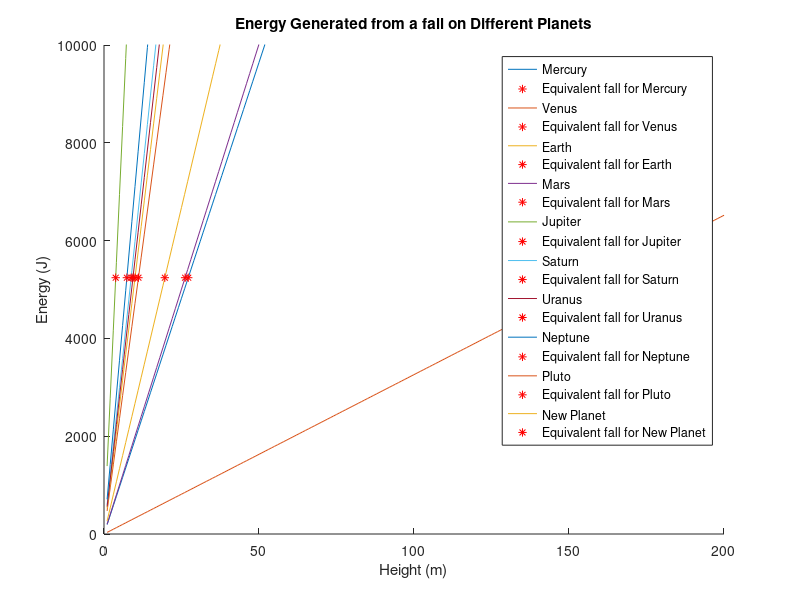

MATLAB code to generate this figure:
%Andrew Brown Homework 3 Problem 1

clc
clear
close all

%Physics of a harmful fall on different planets using loops

%Define given constants
massPounds=120; %mass in pounds
massKg=massPounds/2.246; %mass in kilograms
PlanetNames={'Mercury','Venus','Earth','Mars','Jupiter','Saturn','Uranus','Neptune','Pluto'}; %array of planet names
newPlanet=input('New Planet Gravity:'); %user input for a new planet's gravity in m/s^2
gValues=[3.61, 8.83, 9.81, 3.75, 26.0, 11.2, 10.5, 13.3, 0.61]; %accelerations due to gravity in m/s^2

%If the new planet is identical in size to an existing planet, say so, if
%not, add the new planet to gValues and run it through the rest of the
%code
if newPlanet~=gValues
    gValues(10)=newPlanet; %adds the new planet gravity to a new index in gValues
else
    EqualPlanet=find(newPlanet==gValues); %stores the new planet as the array index of its equal planet in gValues
    fprintf('The size of your planet is identical to %s\n',PlanetNames{EqualPlanet(1)}) %Prints the planet that is equal to the new planet input
end
h=linspace(1,200,200); %height off the ground in meters

%Calculate the energy given off by falling on each planet from variable
%heights
EPlanetStore=zeros(1,length(h)); %Pre-allocate the energy for the fall on each plannet
for i=1:length(gValues)
    EPlanet=massKg*gValues(i)*h; %energy generated from the fall in joules on earth
    EPlanetStore(i, :)=EPlanet;
end

%Calculate the height of an equivalent fall on differnet planets
PlanetHeightStore=zeros(1,length(h)); %Pre-allocate the individual planet heights
for k=1:length(gValues)
    PlanetHeight=EPlanetStore(3,10)/(gValues(k)*massKg);
    PlanetHeightStore(k)=PlanetHeight;
end

%Plotting the graph for energy generated from a fall on Earth and the
%equivalent falls on different planets
for j=1:length(gValues)
    hold on
    plot(h,EPlanetStore(j, :))
    plot(PlanetHeightStore(j),EPlanetStore(3,10),'r*')
end

%Misc. graph labels, legend, and defining axes.
title('Energy Generated from a fall on Different Planets')
xlabel('Height (m)')
ylabel('Energy (J)')
axis([0,200,0,10^4])

%Make array for the legend labels so we can exclude the new planet labels
%if they do not exist
legendLabels={'Mercury','Equivalent fall for Mercury','Venus',...
    'Equivalent fall for Venus','Earth','Equivalent fall for Earth',...
    'Mars','Equivalent fall for Mars','Jupiter',...
    'Equivalent fall for Jupiter','Saturn','Equivalent fall for Saturn',...
    'Uranus','Equivalent fall for Uranus','Neptune',...
    'Equivalent fall for Neptune','Pluto','Equivalent fall for Pluto',...
    'New Planet','Equivalent fall for New Planet'};
legend(legendLabels(1:length(gValues)*2)) %make the legend relying off the length of gValues
